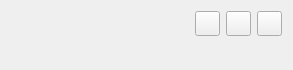
     <widget class="QWidget" name="page_7">
      <property name="geometry">
       <rect>
        <x>0</x>
        <y>0</y>
        <width>293</width>
        <height>70</height>
       </rect>
      </property>
      <attribute name="label">
       <string>3. Path Planning</string>
      </attribute>
      <layout class="QVBoxLayout" name="verticalLayout_4">
       <item>
        <layout class="QHBoxLayout" name="horizontalLayout_3">
         <item>
          <spacer name="horizontalSpacer_2">
           <property name="orientation">
            <enum>Qt::Horizontal</enum>
           </property>
           <property name="sizeHint" stdset="0">
            <size>
             <width>40</width>
             <height>20</height>
            </size>
           </property>
          </spacer>
         </item>
         <item>
          <widget class="QPushButton" name="pushButton_13">
           <property name="minimumSize">
            <size>
             <width>25</width>
             <height>25</height>
            </size>
           </property>
           <property name="maximumSize">
            <size>
             <width>25</width>
             <height>25</height>
            </size>
           </property>
           <property name="text">
            <string/>
           </property>
           <property name="icon">
            <iconset resource="../MeasureWidnow.qrc">
             <normaloff>:/new/measure/figure/measure_wind/open.png</normaloff>:/new/measure/figure/measure_wind/open.png</iconset>
           </property>
          </widget>
         </item>
         <item>
          <widget class="QPushButton" name="pushButton_5">
           <property name="minimumSize">
            <size>
             <width>25</width>
             <height>25</height>
            </size>
           </property>
           <property name="maximumSize">
            <size>
             <width>25</width>
             <height>25</height>
            </size>
           </property>
           <property name="text">
            <string/>
           </property>
           <property name="icon">
            <iconset resource="../CADWindow.qrc">
             <normaloff>:/cad_wind/figure/cad_wind/ok.png</normaloff>:/cad_wind/figure/cad_wind/ok.png</iconset>
           </property>
          </widget>
         </item>
         <item>
          <widget class="QPushButton" name="pushButton_12">
           <property name="minimumSize">
            <size>
             <width>25</width>
             <height>25</height>
            </size>
           </property>
           <property name="maximumSize">
            <size>
             <width>25</width>
             <height>25</height>
            </size>
           </property>
           <property name="text">
            <string/>
           </property>
           <property name="icon">
            <iconset resource="../MeshWindow.qrc">
             <normaloff>:/new/prefix1/figure/mesh_wind/see.png</normaloff>:/new/prefix1/figure/mesh_wind/see.png</iconset>
           </property>
           <property name="checkable">
            <bool>true</bool>
           </property>
          </widget>
         </item>
        </layout>
       </item>
       <item>
        <spacer name="verticalSpacer_3">
         <property name="orientation">
          <enum>Qt::Vertical</enum>
         </property>
         <property name="sizeHint" stdset="0">
          <size>
           <width>20</width>
           <height>40</height>
          </size>
         </property>
        </spacer>
       </item>
      </layout>
     </widget>
